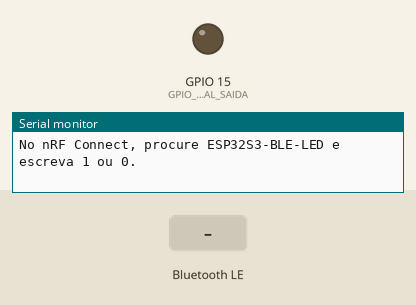
Bench run of a sketch on a simulated ESP32-S3. Parts: output pins drawn as LEDs (lit = HIGH), the last lines printed to the serial monitor. The inputs (shaded band) are chosen by the test bench. Nothing arrives over Bluetooth unless stated; a phone connects over Bluetooth LE 3 s after start.

Above: at 1.2 s.
1.3 s: Bluetooth LE write "1" received
At 2.3 s:
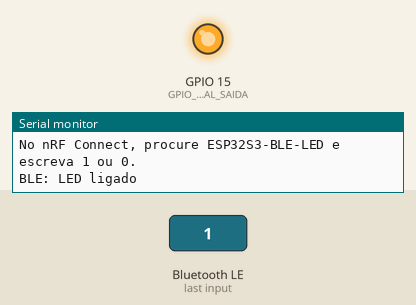
2.8 s: Bluetooth LE write "0" received
At 3.4 s:
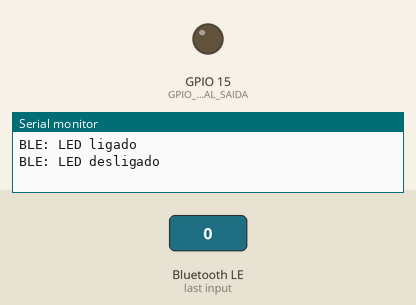
4.3 s: Bluetooth LE write "ON" received
At 5.5 s:
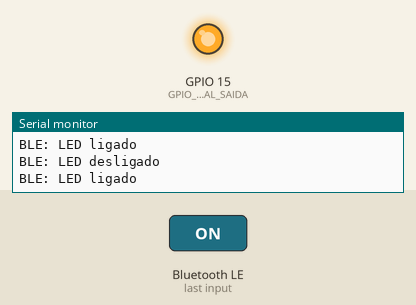
5.8 s: Bluetooth LE write "2" received
At 6.9 s:
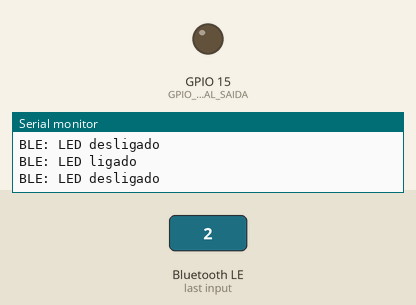
Timing chart, 0 to 8.3 s (numbered marks = the images above; inputs shaded):
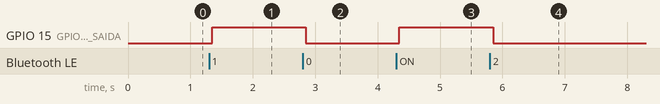

Measured:
- after the input at 1.3 s, GPIO 15 (GPIO_LED_DIGITAL_SAIDA): LOW → HIGH after 0.05 s
- after the input at 2.8 s, GPIO 15 (GPIO_LED_DIGITAL_SAIDA): HIGH → LOW after 0.05 s
- after the input at 4.3 s, GPIO 15 (GPIO_LED_DIGITAL_SAIDA): LOW → HIGH after 0.05 s
- after the input at 5.8 s, GPIO 15 (GPIO_LED_DIGITAL_SAIDA): HIGH → LOW after 0.05 s

The sketch:

04_ble_led.ino
```cpp
#include <BLEDevice.h>
#include <BLEServer.h>
#include <BLEUtils.h>

const int GPIO_LED_DIGITAL_SAIDA = 15;
const char *UUID_SERVICO = "7b9a0001-6c3d-4b4f-9c98-91a34b25c001";
const char *UUID_LED = "7b9a0002-6c3d-4b4f-9c98-91a34b25c001";

class LedCallbacks : public BLECharacteristicCallbacks {
  void onWrite(BLECharacteristic *caracteristica) override {
    String valor = caracteristica->getValue().c_str();
    bool ligado = valor == "1" || valor.equalsIgnoreCase("ON");
    digitalWrite(GPIO_LED_DIGITAL_SAIDA, ligado ? HIGH : LOW);
    caracteristica->setValue(ligado ? "1" : "0");
    Serial.println(ligado ? "BLE: LED ligado" : "BLE: LED desligado");
  }
};

void setup() {
  Serial.begin(115200);
  pinMode(GPIO_LED_DIGITAL_SAIDA, OUTPUT);
  BLEDevice::init("ESP32S3-BLE-LED");
  BLEServer *servidor = BLEDevice::createServer();
  BLEService *servico = servidor->createService(UUID_SERVICO);
  BLECharacteristic *led = servico->createCharacteristic(
      UUID_LED, BLECharacteristic::PROPERTY_READ | BLECharacteristic::PROPERTY_WRITE);
  led->setValue("0");
  led->setCallbacks(new LedCallbacks());
  servico->start();
  BLEAdvertising *anuncio = BLEDevice::getAdvertising();
  anuncio->addServiceUUID(UUID_SERVICO);
  anuncio->start();
  Serial.println("No nRF Connect, procure ESP32S3-BLE-LED e escreva 1 ou 0.");
}

void loop() { delay(1000); }
```
